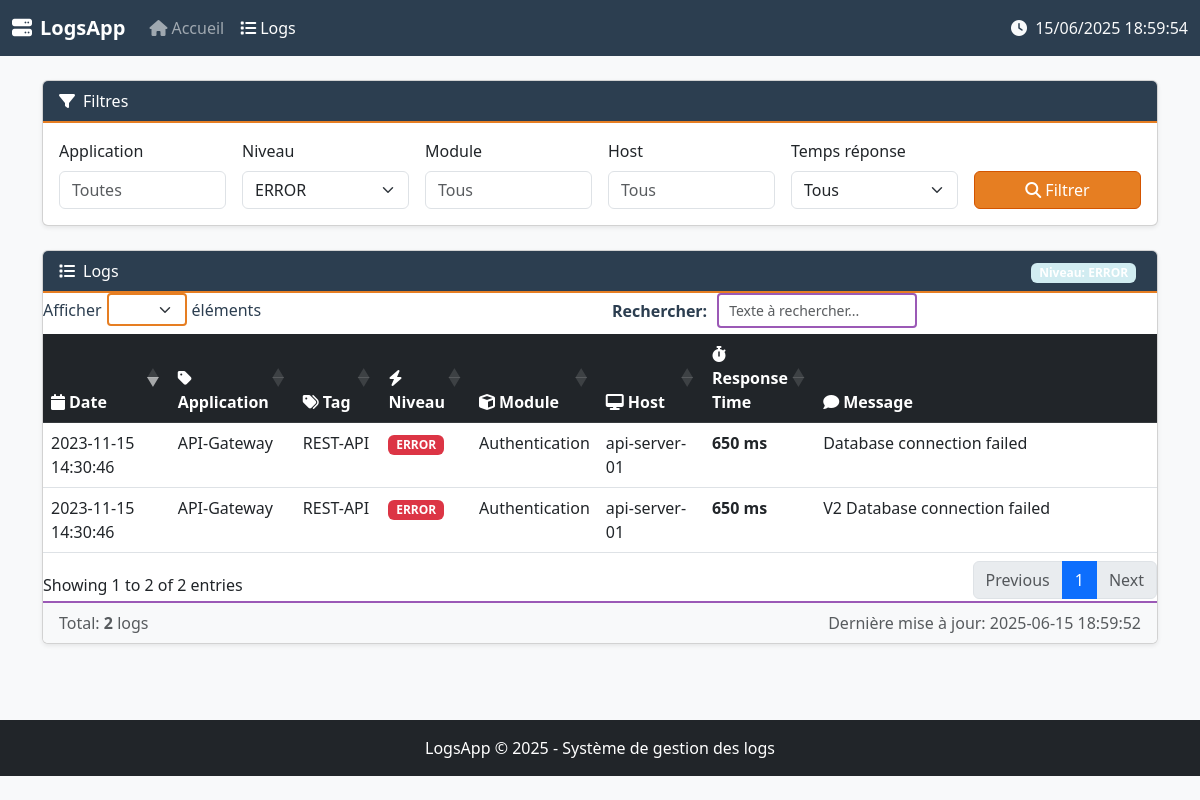
The app's page /logs?level=ERROR with its own data.
### tables this page shows
CREATE TABLE logs (
                    id INTEGER PRIMARY KEY AUTOINCREMENT,
                    application TEXT,
                    tag TEXT,
                    timestamp TEXT,
                    level TEXT,
                    message TEXT,
                    user TEXT,
                    module TEXT,
                    host TEXT,
                    response_time INTEGER DEFAULT 0
                );

### server/app.py (the view)
@app.route('/logs')
def view_logs():
    filters = {
        'tag': request.args.get('tag', ''),
        'level': request.args.get('level', ''),
        'application': request.args.get('application', ''),
        'module': request.args.get('module', ''),
        'host': request.args.get('host', ''),
        'response_time': request.args.get('response_time', '')
    }
    logs = db.get_logs(
        tag=filters['tag'],
        level=filters['level'],
        application=filters['application'],
        module=filters['module'],
        host=filters['host'],
        response_time=filters['response_time']
    )
    stats = {
        'total': len(logs),
        'info': sum(1 for log in logs if log['level'] == 'INFO'),
        'warnings': sum(1 for log in logs if log['level'] == 'WARNING'),
        'errors': sum(1 for log in logs if log['level'] == 'ERROR')
    }
    return render_template('logs.html', logs=logs, stats=stats, **filters)

### server/app.py (called while the page is built)
@app.context_processor
def inject_global_vars():
    return {
        'now': datetime.now().strftime("%Y-%m-%d %H:%M:%S"),
        'app_name': 'LogsApp'
    }

### server/db_sqlite.py (called while the page is built, shortened)
    def get_logs(self, tag='', level='', application='',
           module='', host='', response_time='', limit=100):
            query = 'SELECT * FROM logs WHERE 1=1'
            params = []
            conditions = {
                'tag': tag,
                'level': level,
                'application': application,
                'module': module,
                'host': host
            }
            for field, value in conditions.items():
                if value:
                    query += f' AND {field} = ?'
                    params.append(value)
            query += ' ORDER BY timestamp DESC LIMIT ?'
            params.append(limit)
            return self.conn.execute(query, params).fetchall()

### server/templates/logs.html (shortened to what this page needs)
{% extends "base.html" %}
{% block extra_css %}
<link rel="stylesheet" href="https://cdn.datatables.net/1.13.6/css/dataTables.bootstrap5.min.css">
{% endblock %}
{% block content %}
<div class="card shadow-sm mb-4">
    <div class="card-header bg-primary text-white">
        <i class="fas fa-filter me-2"></i>Filtres
    </div>
    <div class="card-body">
        <form id="filterForm" class="row g-3">
            <div class="col-md-2">
                <label for="appFilter" class="form-label">Application</label>
                <input type="text" class="form-control" id="appFilter" name="application"
                       value="{{ application or '' }}" placeholder="Toutes">
            </div>
            <div class="col-md-2">
                <label for="levelFilter" class="form-label">Niveau</label>
                <select class="form-select" id="levelFilter" name="level">
                    <option value="ERROR" {% if level == 'ERROR' %}selected{% endif %}>ERROR</option>
                </select>
            </div>
            <div class="col-md-2">
                <label for="moduleFilter" class="form-label">Module</label>
                <input type="text" class="form-control" id="moduleFilter" name="module"
                       value="{{ module or '' }}" placeholder="Tous">
            </div>
            <div class="col-md-2">
                <label for="hostFilter" class="form-label">Host</label>
                <input type="text" class="form-control" id="hostFilter" name="host"
                       value="{{ host or '' }}" placeholder="Tous">
            </div>
            <div class="col-md-2">
                <label for="responseTimeFilter" class="form-label">Temps réponse</label>
                <select class="form-select" id="responseTimeFilter" name="response_time">
                    <option value="">Tous</option>
                </select>
            </div>
            <div class="col-md-2 d-flex align-items-end">
                <button type="submit" class="btn btn-primary w-100">
                    <i class="fas fa-search me-1"></i>Filtrer
                </button>
            </div>
        </form>
    </div>
</div>
<div class="card shadow-sm">
    <div class="card-header bg-primary text-white d-flex justify-content-between align-items-center">
        <span><i class="fas fa-list me-2"></i>Logs</span>
        <div id="filterSummary">
            {% if level %}<span class="badge bg-info">Niveau: {{ level }}</span>{% endif %}
        </div>
    </div>
    <div class="card-body p-0">
        <div class="table-responsive">
            <table id="logsTable" class="table table-hover mb-0">
                <thead class="table-dark">
                    <tr>
                        <th><i class="fas fa-calendar me-1"></i>Date</th>
                        <th><i class="fas fa-tag me-1"></i>Application</th>
                        <th><i class="fas fa-tags me-1"></i>Tag</th>
                        <th><i class="fas fa-bolt me-1"></i>Niveau</th>
                        <th><i class="fas fa-cube me-1"></i>Module</th>
                        <th><i class="fas fa-desktop me-1"></i>Host</th>
                        <th><i class="fas fa-stopwatch me-1"></i>Response Time</th>
                        <th><i class="fas fa-comment me-1"></i>Message</th>
                    </tr>
                </thead>
                <tbody>
                    {% for log in logs %}
                    <tr class="{% if log.level == 'ERROR' %}log-error{% elif log.level == 'WARNING' %}log-warning{% else %}log-info{% endif %}">
                        <td>{{ log.timestamp }}</td>
                        <td>{{ log.application }}</td>
                        <td>{{ log.tag }}</td>
                        <td>
                            <span class="badge
                                {% if log.level == 'ERROR' %}bg-danger
                                {% elif log.level == 'WARNING' %}bg-warning text-dark
                                {% elif log.level == 'INFO' %}bg-info text-dark
                                {% else %}bg-secondary{% endif %}">
                                {{ log.level }}
                            </span>
                        </td>
                        <td>{{ log.module }}</td>
                        <td>{{ log.host }}</td>
                        <td class="{% if log.response_time < 100 %}response-time-fast
                                  {% elif log.response_time < 500 %}response-time-medium
                                  {% else %}response-time-slow{% endif %}">
                            {{ log.response_time }} ms
                        </td>
                        <td class="text-truncate" style="max-width: 300px;" title="{{ log.message }}">{{ log.message }}</td>
                    </tr>
                    {% else %}
                    <tr>
                        <td colspan="8" class="text-center py-4 text-muted">Aucun log disponible</td>
                    </tr>
                    {% endfor %}
                </tbody>
            </table>
        </div>
    </div>
    <div class="card-footer text-muted">
        <div class="d-flex justify-content-between">
            <div>Total: <strong>{{ logs|length }}</strong> logs</div>
            <div>Dernière mise à jour: <span id="lastUpdate">{{ now }}</span></div>
        </div>
    </div>
</div>
{% endblock %}

### server/templates/base.html (style rules this page uses)
.log-error { background-color: #f8d7da; }
.table-responsive { max-height: 70vh; overflow-y: auto; }

### server/templates/logs.html (style rules this page uses)
.bg-primary { background-color: #2c3e50 !important; }
.btn-primary { background-color: #e67e22 !important; border-color: #d35400 !important; }
.badge.bg-info { background-color: #d1ecf1 !important; }
.card-header { border-bottom: 2px solid #e67e22; }
.card-footer { background-color: #f8f9fa; border-top: 2px solid #9b59b6; }
.log-error { background-color: #f8d7da; }
#filterSummary .badge { margin-right: 5px; }
.response-time-slow { color: #dc3545; font-weight: bold; }
th:nth-child(1) { width: 12%; }
th:nth-child(2) { width: 10%; }
th:nth-child(3) { width: 8%; }
th:nth-child(4) { width: 8%; }
th:nth-child(5) { width: 10%; }
th:nth-child(6) { width: 10%; }
th:nth-child(7) { width: 10%; }
th:nth-child(8) { width: 32%; }

### records on screen
logs: timestamp "2023-11-15 14:30:46", application "API-Gateway", tag "REST-API", level "ERROR", module "Authentication", host "api-server-01", response_time "650", message "Database connection failed"
logs: timestamp "2023-11-15 14:30:46", application "API-Gateway", tag "REST-API", level "ERROR", module "Authentication", host "api-server-01", response_time "650", message "V2 Database connection failed"

### other values on screen
{{ level }} "ERROR"
{{ logs|length }} "2"
{{ now }} "2025-06-15 18:59:52"
{{ now[:4] }} "2025"
